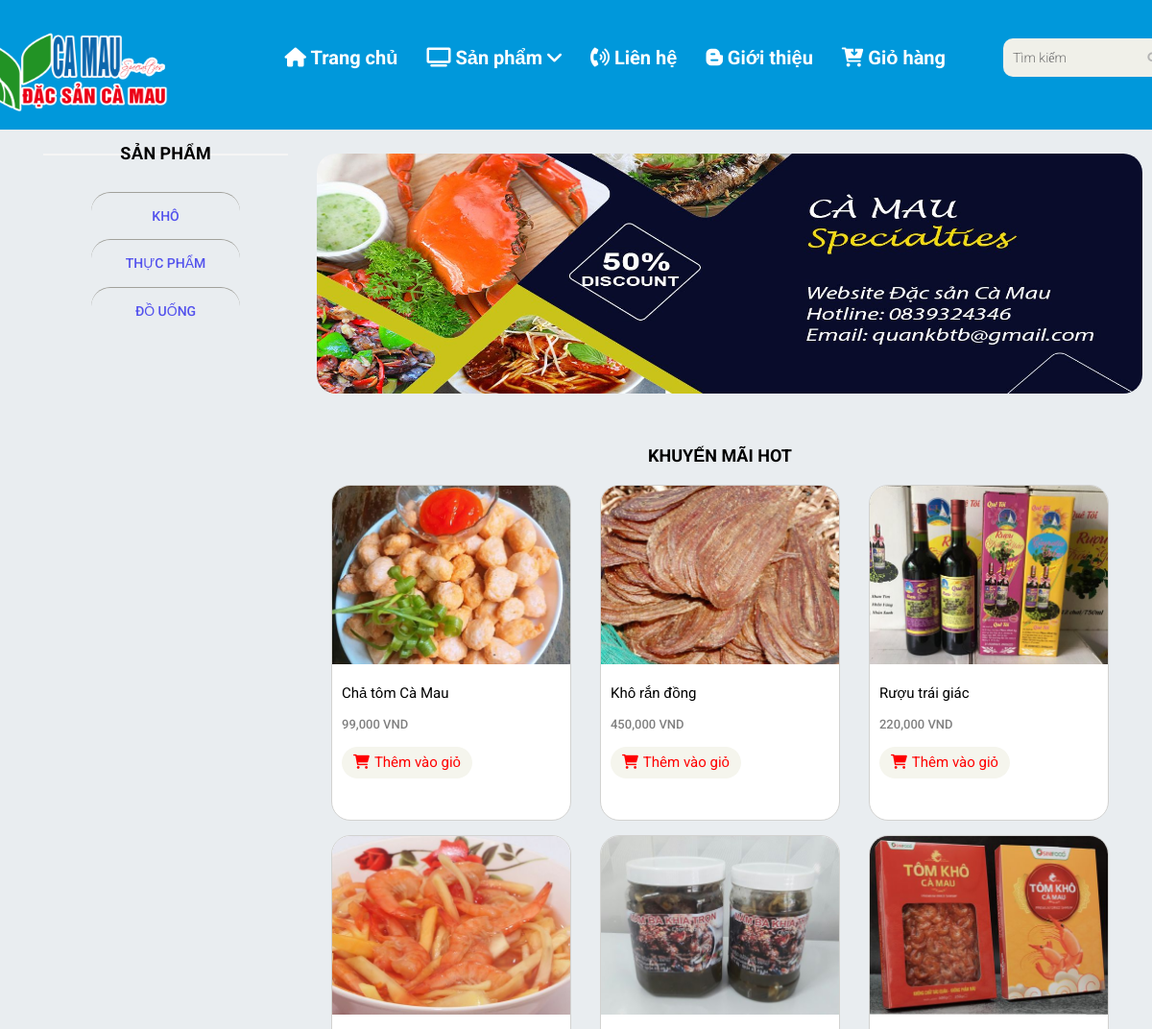
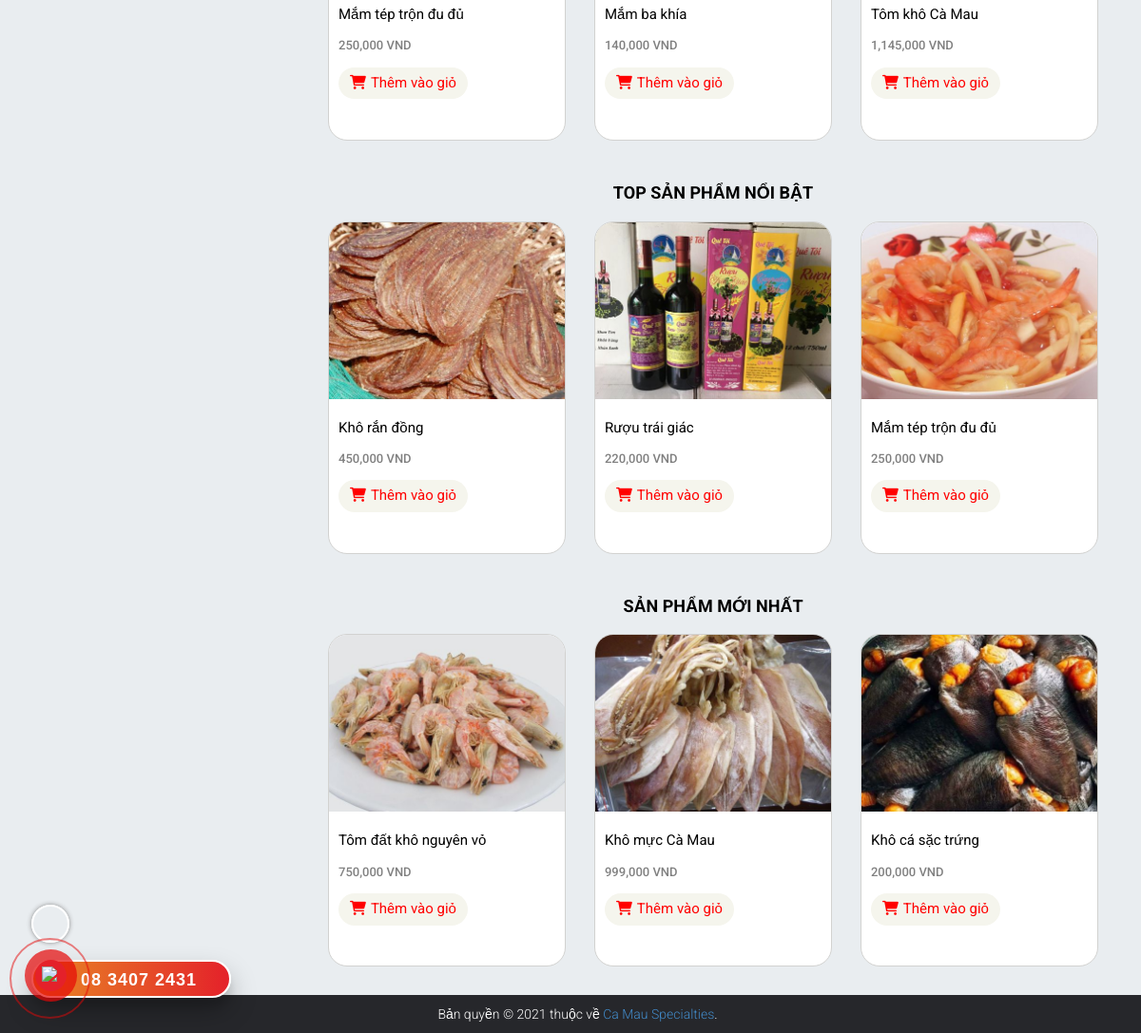
The page / on the database its author committed (2 pictures, top to bottom).
### tables this page shows
CREATE TABLE `protypes` (
  `type_id` int(11) NOT NULL,
  `type_name` varchar(100) NOT NULL
);

CREATE TABLE `products` (
  `ID` int(11) NOT NULL,
  `name` varchar(100) DEFAULT NULL,
  `manu_id` int(11) DEFAULT NULL,
  `type_id` int(11) DEFAULT NULL,
  `price` int(11) NOT NULL,
  `pro_image` varchar(150) DEFAULT NULL,
  `description` text NOT NULL,
  `soluong` int(11) NOT NULL,
  `feature` tinyint(4) NOT NULL,
  `created_at` timestamp NOT NULL DEFAULT current_timestamp() ON UPDATE current_timestamp(),
  `nsx` datetime DEFAULT NULL,
  `hsd` datetime DEFAULT NULL
);

### models/db.php (called while the page is built, shortened)
<?php
class Db
{
    public static $connection;
    public function __construct()
    {
        if (!self::$connection) {
            self::$connection = new mysqli(DB_HOST, DB_USER, DB_PASSWORD, DB_NAME,PORT);
            self::$connection->set_charset(DB_CHARSET);
        }
        return self::$connection;
    }
}

### models/protype.php (called while the page is built, shortened)
<?php
class Protype extends Db{
    function getAllProtype(){
        $sql = self::$connection->prepare("SELECT * FROM protypes");
        $sql->execute();
        $items = $sql->get_result()->fetch_all(MYSQLI_ASSOC);
        return $items;
    }
}

### models/product.php (called while the page is built, shortened)
<?php
class Product extends Db
{
    function getAllProducts()
    {
        $sql = self::$connection->prepare("SELECT * FROM products");
        $sql->execute();
        $items = $sql->get_result()->fetch_all(MYSQLI_ASSOC);
        return $items;
    }
    function getNewProducts()
    {
        $sql = self::$connection->prepare("SELECT * FROM products WHERE products.Created_at ORDER by Created_at DESC LIMIT 1,3");
        $sql->execute();
        $items = $sql->get_result()->fetch_all(MYSQLI_ASSOC);
        return $items;
    }
    function getPopularProducts(){
        $sql = self::$connection->prepare("SELECT * FROM products WHERE feature = 1 LIMIT 3 ");
        $sql->execute();
        $items = $sql->get_result()->fetch_all(MYSQLI_ASSOC);
        return $items;
    }
    function getSaleProducts(){
        $sql = self::$connection->prepare("SELECT * FROM products WHERE SYSDATE() < hsd LIMIT 6 ");
        $sql->execute();
        $items = $sql->get_result()->fetch_all(MYSQLI_ASSOC);
        return $items;
    }
}

### index.php (the view, shortened to what this page needs)
<!DOCTYPE html>
<html lang="en">
<?php require "./form/head.php"; ?>
<?php
   $total = count($product->getAllProducts());
   ?>
<body>
    <?php require "./form/header-bottom.php"; ?>
    <section style="background-color: #E9EDF0;">
        <div class="container body">
            <div class="row">
                <div class="col-sm-3">
                    <div class="left-sidebar">
                        <h2>Sản Phẩm</h2>
                        <div class="panel-group category-products" id="accordian">
                            <div class="panel panel-default">
                                <?php foreach ($protype->getAllProtype() as $value) { ?>
                                    <div class="panel-heading">
                                        <h4 class="panel-title"><a href="cate.php?type_id=<?php echo $value['type_id'] ?>"><?php echo $value['type_name'] ?></a>
                                        </h4>
                                    </div>
                                <?php } ?>
                            </div>
                        </div>
                    </div>
                </div>
                <div class="col-sm-9 padding-right">
                    <div id="slideshow">
                        <div class="slide-wrapper">
                            <div class="slide">
                                <img class="img-slide" src="../dac-san-ca-mau/images/dac-san1.jpg">
                            </div>
                        </div>
                    </div>
                    <div class="features_items">
                        <h2 class="title text-center">Khuyến mãi HOT</h2>
                        <?php foreach ($product->getSaleProducts() as $value) { ?>
                            <div class="col-sm-4">
                                <div class="product-image-wrapper">
                                    <div class="single-products">
                                        <div class="productinfo text-center">
                                            <a href="detail.php?id=<?php echo $value['ID'] ?>">
                                                <img class="hinhanh" src="images/<?php echo $value['pro_image'] ?>" alt="" />
                                                <p><a class="name-products" href="detail.php?id=<?php echo $value['ID'] ?>"><?php echo $value['name'] ?></a>
                                                </p>
                                                <h2><?php echo number_format($value['price']) ?> VND</h2>
                                                <p></p>
                                                <a href="cart.php?id=<?php echo $value['ID'] ?>" class="btn btn-default add-to-cart"><i class="fa fa-shopping-cart"></i>Thêm vào giỏ</a>
                                            </a>
                                        </div>
                                    </div>
                                </div>
                            </div>
                        <?php } ?>
                    </div>
                    <div class="features_items">
                        <h2 class="title text-center">Top Sản Phẩm Nổi Bật</h2>
                        <?php foreach ($product->getPopularProducts() as $value) { ?>
                            <div class="col-sm-4">
                                <div class="product-image-wrapper">
                                    <div class="single-products">
                                        <div class="productinfo text-center">
                                            <a href="detail.php?id=<?php echo $value['ID'] ?>">
                                                <img class="hinhanh" src="images/<?php echo $value['pro_image'] ?>" alt="" />
                                                <p><a class="name-products" href="detail.php?id=<?php echo $value['ID'] ?>"><?php echo $value['name'] ?></a>
                                                </p>
                                                <h2><?php echo number_format($value['price']) ?> VND</h2>
                                                <p></p>
                                                <a href="cart.php?id=<?php echo $value['ID'] ?>" class="btn btn-default add-to-cart"><i class="fa fa-shopping-cart"></i>Thêm vào giỏ</a>
                                            </a>
                                        </div>
                                    </div>
                                </div>
                            </div>
                        <?php } ?>
                    </div>
                    <div class="new_items">
                        <h2 class="title text-center">Sản Phẩm Mới Nhất</h2>
                        <?php foreach ($product->getNewProducts() as $value) { ?>
                            <div class="col-sm-4">
                                <div class="product-image-wrapper">
                                    <div class="single-products">
                                        <div class="productinfo text-center">
                                            <a href="detail.php?id=<?php echo $value['ID'] ?>">
                                                <img class="hinhanh" src="images/<?php echo $value['pro_image'] ?>" alt="" />
                                                <p><a class="name-products" href="detail.php?id=<?php echo $value['ID'] ?>"><?php echo $value['name'] ?></a>
                                                </p>
                                                <h2><?php echo number_format($value['price']) ?> VND</h2>
                                                <p></p>
                                                <a href="cart.php?id=<?php echo $value['ID'] ?>" class="btn btn-default add-to-cart"><i class="fa fa-shopping-cart"></i>Thêm vào giỏ</a>
                                            </a>
                                        </div>
                                    </div>
                                </div>
                            </div>
                        <?php } ?>
                    </div>
                </div>
            </div>
    </section>
    <?php require "phone.php"; ?>
    <?php require "./form/footer.php"; ?>
</body>
</html>

### css/style.css (style rules this page uses)
body { font-family: 'Roboto', sans-serif; position: relative; font-weight: 400px; }
a { -webkit-transition: 300ms; -moz-transition: 300ms; -o-transition: 300ms; transition: 300ms; }
h1, h2, h3, h4, h5, h6 { font-family: 'Roboto', sans-serif; }
.left-sidebar h2, .brands_products h2 { color: #000; font-family: 'Roboto', sans-serif; font-size: 18px; font-weight: 700; margin: 0 auto 30px; text-align: center; text-transform: uppercase; position: relative; z-index: 3; padding-top: 15px; }
.left-sidebar h2:after, h2.title:after { content: " "; position: absolute; border: 1px solid #f5f5f5; bottom: 8px; left: 0; width: 100%; height: 0; z-index: -2; }
.left-sidebar h2:before { content: " "; position: absolute; bottom: -6px; width: 130px; height: 30px; z-index: -1; left: 50%; margin-left: -65px; }
.category-products .panel { padding-right: 50px; padding-left: 50px; border: 0px; border-radius: 0px; box-shadow: none; margin-bottom: 0px; }
.category-products .panel-default .panel-heading { margin-bottom: 1px; text-align: center; border-radius: 20px; border-top: 1px solid #a1a19b; color: #ffffff; padding: 15px 20px; }
.category-products .panel-default .panel-heading .panel-title a { color: #5352ed; font-family: 'Roboto', sans-serif; font-size: 14px; text-decoration: none; text-transform: uppercase; }
.padding-right { padding-right: 0; }
.features_items { overflow: hidden; }
h2.title { text-align: center; padding: 10px 0; color: #000; font-family: 'Roboto', sans-serif; font-size: 18px; font-weight: 700; text-transform: uppercase; position: relative; }
.product-image-wrapper { background-color: white; width: 250px; height: 350px; border-radius: 20px; border: 1px solid #d2d2d0; overflow: hidden; }
.single-products { position: relative; }
.productinfo h2 { color: gray; font-family: 'Roboto', sans-serif; font-size: 13px; margin: -15px 0px; padding: 0 10px; }
.productinfo p { padding: 20px 10px; font-family: 'Roboto', sans-serif; font-size: 14px; font-weight: 400; color: #696763; }
.productinfo img { width: 100%; }
.productinfo p .name-products { color: #000; font-size: 15px; }
.productinfo { text-align: left; position: relative; }
.add-to-cart { background: #F5F5ED; border: 0 none; border-radius: 20px; color: red; font-family: 'Roboto', sans-serif; font-size: 15px; margin: -20px 10px 20px 10px; }
.add-to-cart i { margin-right: 5px; }
#slideshow { border-radius: 20px; overflow: hidden; height: 250px; width: 860px; margin: 0 auto; margin-bottom: 25px; margin-top: 25px; }
.slide-wrapper { width: 2670px; -webkit-animation: slide 12s ease infinite; }
.slide { float: left; height: 250px; width: 860px; position: relative; }
.img-slide { height: 100%; width: 100%; }
img { border: none; }
.fa { display: inline-block; font: normal normal normal 14px/1 FontAwesome; font-size: inherit; text-rendering: auto; -webkit-font-smoothing: antialiased; -moz-osx-font-smoothing: grayscale; }

### rows shown on the page
protypes: type_name "KHÔ"
protypes: type_name "THỰC PHẨM"
protypes: type_name "ĐỒ UỐNG"
products: pro_image (picture), name "Chả tôm Cà Mau", price "99,000"
products: pro_image (picture), name "Khô rắn đồng", price "450,000"
products: pro_image (picture), name "Rượu trái giác", price "220,000"
products: pro_image (picture), name "Mắm tép trộn đu đủ", price "250,000"
products: pro_image (picture), name "Mắm ba khía", price "140,000"
products: pro_image (picture), name "Tôm khô Cà Mau", price "1,145,000"
products: pro_image (picture), name "Tôm đất khô nguyên vỏ", price "750,000"
products: pro_image (picture), name "Khô mực Cà Mau", price "999,000"
products: pro_image (picture), name "Khô cá sặc trứng", price "200,000"
